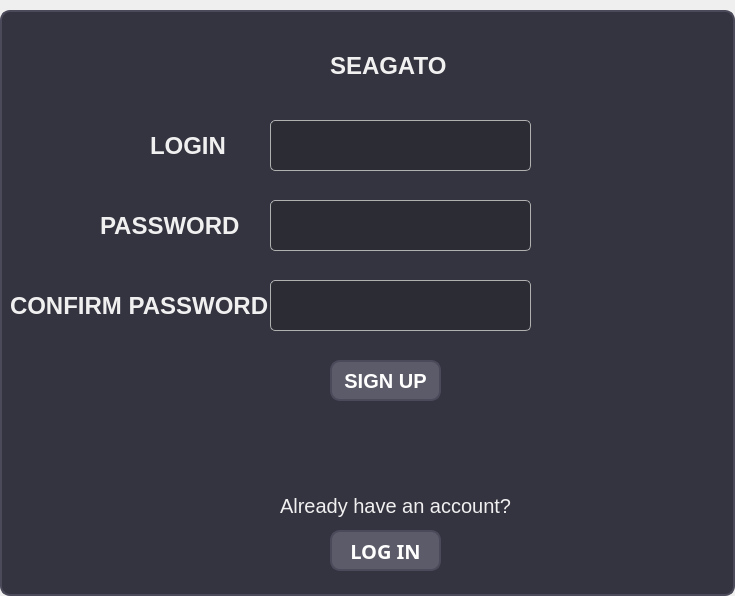
<?xml version="1.0" encoding="UTF-8"?>
<ui version="4.0">
 <class>SignUp</class>
 <widget class="QWidget" name="SignUp">
  <property name="geometry">
   <rect>
    <x>0</x>
    <y>0</y>
    <width>735</width>
    <height>596</height>
   </rect>
  </property>
  <property name="windowTitle">
   <string>SEAGATO</string>
  </property>
  <property name="windowIcon">
   <iconset>
    <normaloff>../../../../../Downloads/poop.png</normaloff>../../../../../Downloads/poop.png</iconset>
  </property>
  <widget class="QGroupBox" name="groupBox">
   <property name="geometry">
    <rect>
     <x>0</x>
     <y>0</y>
     <width>735</width>
     <height>596</height>
    </rect>
   </property>
   <property name="styleSheet">
    <string notr="true">
     QGroupBox {
         background-color: #343340;
         border: 2px solid #4B4A5A;
         border-radius: 10px;
         margin-top: 10px;
     }
     QLabel {
         color: #F0F0F0;
     }
     QLineEdit {
         border: 1px solid #B0B0B0;
         border-radius: 5px;
         padding: 10px;
         color: white;
         background-color: #2C2C34;
     }
     QPushButton {
         background-color: #5C5B6A;
         color: white;
         border: 2px solid #4B4A5A;
         border-radius: 10px;
         padding: 10px;
     }
     QPushButton:hover {
         background-color: #6C6B7A;
     }
    </string>
   </property>
   <property name="title">
    <string/>
   </property>
   <widget class="QLabel" name="label_email">
    <property name="geometry">
     <rect>
      <x>150</x>
      <y>120</y>
      <width>81</width>
      <height>51</height>
     </rect>
    </property>
    <property name="font">
     <font>
      <pointsize>18</pointsize>
      <weight>75</weight>
      <bold>true</bold>
     </font>
    </property>
    <property name="text">
     <string>LOGIN</string>
    </property>
   </widget>
   <widget class="QLabel" name="label_password">
    <property name="geometry">
     <rect>
      <x>100</x>
      <y>200</y>
      <width>171</width>
      <height>51</height>
     </rect>
    </property>
    <property name="font">
     <font>
      <pointsize>18</pointsize>
      <weight>75</weight>
      <bold>true</bold>
     </font>
    </property>
    <property name="text">
     <string>PASSWORD</string>
    </property>
   </widget>
   <widget class="QLabel" name="label_confirmPassword">
    <property name="geometry">
     <rect>
      <x>10</x>
      <y>280</y>
      <width>261</width>
      <height>51</height>
     </rect>
    </property>
    <property name="font">
     <font>
      <pointsize>18</pointsize>
      <weight>75</weight>
      <bold>true</bold>
     </font>
    </property>
    <property name="text">
     <string>CONFIRM PASSWORD</string>
    </property>
   </widget>
   <widget class="QLineEdit" name="lineEdit_EMAIL">
    <property name="geometry">
     <rect>
      <x>270</x>
      <y>120</y>
      <width>261</width>
      <height>51</height>
     </rect>
    </property>
    <property name="font">
     <font>
      <pointsize>14</pointsize>
     </font>
    </property>
   </widget>
   <widget class="QLineEdit" name="lineEdit_PASSWORD">
    <property name="geometry">
     <rect>
      <x>270</x>
      <y>200</y>
      <width>261</width>
      <height>51</height>
     </rect>
    </property>
    <property name="font">
     <font>
      <pointsize>14</pointsize>
     </font>
    </property>
    <property name="echoMode">
     <enum>QLineEdit::Password</enum>
    </property>
   </widget>
   <widget class="QLineEdit" name="lineEdit_CONFIRM_PASSWORD">
    <property name="geometry">
     <rect>
      <x>270</x>
      <y>280</y>
      <width>261</width>
      <height>51</height>
     </rect>
    </property>
    <property name="font">
     <font>
      <pointsize>14</pointsize>
     </font>
    </property>
    <property name="echoMode">
     <enum>QLineEdit::Password</enum>
    </property>
   </widget>
   <widget class="QPushButton" name="pushButton_signUp">
    <property name="geometry">
     <rect>
      <x>330</x>
      <y>360</y>
      <width>111</width>
      <height>41</height>
     </rect>
    </property>
    <property name="font">
     <font>
      <pointsize>15</pointsize>
      <weight>75</weight>
      <bold>true</bold>
     </font>
    </property>
    <property name="text">
     <string>SIGN UP</string>
    </property>
   </widget>
   <widget class="QLabel" name="label_backToLogin">
    <property name="geometry">
     <rect>
      <x>280</x>
      <y>490</y>
      <width>231</width>
      <height>31</height>
     </rect>
    </property>
    <property name="font">
     <font>
      <pointsize>15</pointsize>
     </font>
    </property>
    <property name="text">
     <string>Already have an account?</string>
    </property>
   </widget>
   <widget class="QPushButton" name="pushButton_backToLogin">
    <property name="geometry">
     <rect>
      <x>330</x>
      <y>530</y>
      <width>111</width>
      <height>41</height>
     </rect>
    </property>
    <property name="font">
     <font>
      <family>Droid Sans</family>
      <pointsize>15</pointsize>
      <weight>75</weight>
      <bold>true</bold>
     </font>
    </property>
    <property name="text">
     <string>LOG IN</string>
    </property>
   </widget>
   <widget class="QLabel" name="label_email_2">
    <property name="geometry">
     <rect>
      <x>330</x>
      <y>40</y>
      <width>161</width>
      <height>51</height>
     </rect>
    </property>
    <property name="font">
     <font>
      <pointsize>18</pointsize>
      <weight>75</weight>
      <bold>true</bold>
     </font>
    </property>
    <property name="text">
     <string>SEAGATO</string>
    </property>
   </widget>
  </widget>
 </widget>
 <resources/>
 <connections/>
</ui>
